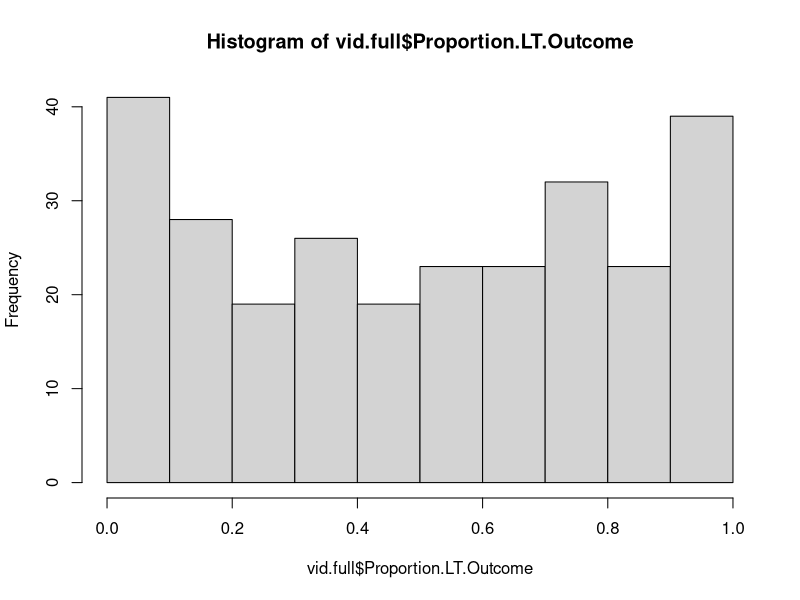
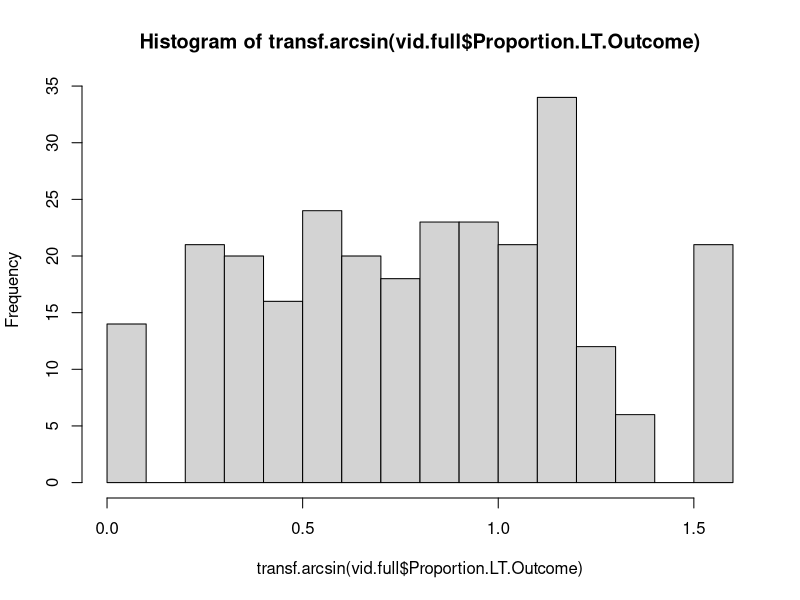

Here is the R script that generated these plots, in order: (Note: this script raises an error after producing the figures.)
require(lme4)
require(metafor)

#H1. # We predict that, if previous responses to the outcomes were based only on the emotional valence of the footage, 
# and not on the continuity of the footage with the prior scenario, then for the current experiment, 
# differences in looking time between the emotional and non-emotional victim outcomes should be consistent with what we found previously.

# H2. # We predict that, if the chimpanzees’ response to the outcomes is based only on the emotional valence of the footage, 
# and is not influenced by prior footage, then differences in both looking time and temperature changes between
# the outcomes should be matched between seeing them with no prior footage, and seeing them with prior, unrelated footage. 


videos.new <- read.csv("Data compiled.csv", header = T, na.strings = "NA")
levels(videos.new$Outcome)


# Pre-model checks:
# where indivs saw scene twice, decide which one to use:
# if they didn't watch scenario or outcome the first time, exclude (see list below)
table(videos.new$Chimp)
videos.new[videos.new$Chimp == ("SO"),]
# ed2 = 2
# ev2 = 2
# lb2 = 1 # drop LB 2
# pa2 = 3 # drop PA2 emotional.novel.horses, PA unemotional.novel.horses
# re2 = 1 # drop RE emotional outcome horses
# so2 = 2 # drop SO unemotional.victim, SO victim.masked

### FOR NOW: include original views unless they are 0
### LATER: CHECK diffs in views with LT > 0
# if they watched the first time but were interrupted, compare LT with second time to check for sign. diffs. in LT

drop1 <- subset(videos.new, Chimp != "LB2")
drop2 <- subset(drop1, Chimp != "ED2")
drop3 <- subset(drop2, Chimp != "EV2")
drop4 <- drop3[-which(drop3$Chimp == "PA" 
                          & drop3$Scenario == "Unemotional.novel.horses"),]
drop5 <- drop4[-which(drop4$Chimp == "PA2" 
                      & drop4$Scenario == "Emotional.novel.horses"),]
drop6 <- drop5[-which(drop5$Chimp == "PA2" 
                      & drop5$Scenario == "Unemotional.victim.horses"),]
drop7 <- drop6[-which(drop6$Chimp == "RE" 
                      & drop6$Scenario == "Emotional.outcome.horses"),]
drop8 <- drop7[-which(drop7$Chimp == "SO" 
                      & drop7$Scenario == "Carlos Unexpected"),]
drop9 <- drop8[-which(drop8$Chimp == "SO" 
                      & drop8$Outcome == "Victim.masked" & drop8$Horses == "N"),]
# 310 rows, removed 11


# change old data names to new data names:
# Carlos unexpected = Unemotional.victim
# Carlos expected = Emotional.victim
# Eric unexpected = Unemotional.outcome
# Eric expected = Emotional.outcome

# subset variables to exclude those with NAs
# # Remove NAs from data for multilevel models
drop10 <- drop9[c(1:3, 5:9, 11)]
vid.full <- na.omit(drop10)
# 273 rows

# proportion data is not normal, arcsine transform it for model
# retain zeros
hist(vid.full$Proportion.LT.Outcome)
hist(transf.arcsin(vid.full$Proportion.LT.Outcome)
, breaks = 20)                       
                       
# LT.Outcome has a lot of zeros which skews data, drop zeros, and log transform
vid.full[vid.full$LT.Outcome == 0,]
vidfulldrop <- vid.full[-which(vid.full$LT.Outcome == 0),]
# 259 rows

### 1. compare LT between old data and new data:
# - does LT to outcomes differ depending on whether they first see (1) chimp conflict(old), (2) horse conflict, or (3) no scenario
# long format
# Proportion LT[outcome lengths differ, proportions needed] to each outcome ~ chimp conflict[saw: Y/N] + horse conflict[saw: Y/N] + no scenario[saw: Y/N]
# repeated measures, run mlm (lmer)
# 4 models, 1 for each outcome type (1. Eric expected, 2. Eric unexpected, 3. Carlos expected, 4. Carlos unexpected)
# subset data to exclude new views of chimp conflict scenes
comp <- vid.full[-which(vid.full$Horses == "N" & vid.full$No.scenario == "N" & vid.full$New == "Y"),]

m1 <- lmer(transf.arcsin(Proportion.LT.Outcome) ~ Scenario
           + (1|Chimp), data = comp[which(comp$Outcome == "Emotional.victim"),])
m2 <- lmer(transf.arcsin(Proportion.LT.Outcome) ~ Scenario
           + (1|Chimp), data = comp[which(comp$Outcome == "Unemotional.victim"),])
comp$Scenario <- relevel(comp$Scenario, ref = "Eric Expected")
m3 <- lmer(transf.arcsin(Proportion.LT.Outcome) ~ Scenario
           + (1|Chimp), data = comp[which(comp$Outcome == "Emotional.outcome"),])
# LT differs between horses & chimps
m4 <- lmer(transf.arcsin(Proportion.LT.Outcome) ~ Scenario
           + (1|Chimp), data = comp[which(comp$Outcome == "Unemotional.outcome"),])
# LT differs between horses & chimps, only

coefs <- data.frame(coef(summary(m1)))
coefs$p.z <- 2 * (1 - pnorm(abs(coefs$t.value)))
coefs


### 2. compare LT within new data
# For *new data*, compare LT (raw, not proportion: outcome lengths are the same) between (2) horse conflict and (3) no scenario
# long format
# Raw LT ~ scene[column that specifices horses or no scenario]
# 8 models, 1 for each scenario (1. Eric expected, 2. Eric unexpected, 3. Victim masked, 4. Bystander masked, 5. Carlos expected, 6. Carlos unexpected, 7. Novel victim, 8. Novel unemotional)
fm1 <- lmer(log(LT.Outcome) ~ Scenario + (1|Chimp), data = vidfulldrop[which(vidfulldrop$Outcome == "Victim.masked"),])
fm2 <- lmer(log(LT.Outcome) ~ Scenario + (1|Chimp), data = vidfulldrop[which(vidfulldrop$Outcome == "Bystander.masked"),])
# LT higher to outcome after no scenario than horses
fm3 <- lmer(log(LT.Outcome) ~ Scenario + (1|Chimp), data = vidfulldrop[which(vidfulldrop$Outcome == "Emotional.novel"),])
fm6 <- lmer(log(LT.Outcome) ~ Scenario + (1|Chimp), data = vidfulldrop[which(vidfulldrop$Outcome == "Unemotional.novel"),])
# this one p ~ .05

## for below models I need to subset Scenario to exclude 'Carlos Expected' or whatever chimp conflict scene
sub1 <- vidfulldrop[-which(vidfulldrop$Scenario == "Eric Unexpected" 
                      | vidfulldrop$Scenario == "Carlos Unexpected" | vidfulldrop$Scenario == "Carlos Expected" 
                      | vidfulldrop$Scenario == "Eric Expected"),]
fm7 <- lmer(log(LT.Outcome) ~ Scenario + (1|Chimp), data = sub1[which(sub1$Outcome == "Unemotional.outcome"),])
# signif
fm8 <- lmer(log(LT.Outcome) ~ Scenario + (1|Chimp), data = sub1[which(sub1$Outcome == "Unemotional.victim"),])
fm4 <- lmer(log(LT.Outcome) ~ Scenario + (1|Chimp), data = sub1[which(sub1$Outcome == "Emotional.victim"),])
fm5 <- lmer(log(LT.Outcome) ~ Scenario + (1|Chimp), data = sub1[which(sub1$Outcome == "Emotional.outcome"),])
# p = 0.05


coefs <- data.frame(coef(summary(fm1)))
coefs$p.z <- 2 * (1 - pnorm(abs(coefs$t.value)))
coefs


### 3. for new data, compare LT between outcomes to examine diffs in response to victim vs. novel
# 2 models (emotional & unemotional) for horses scenario Carlos outcomes (using raw data, outcomes all the same length) including novel scenes
# 2 models for no scenario Carlos outcomes (using raw data, outcomes all the same length) including novel scenes
# LT ~ outcome[factor with 4 levels]

# subset data to include only Carlos emotional outcomes
carlos.em <- vidfulldrop[which(vidfulldrop$Outcome == "Emotional.novel" | vidfulldrop$Outcome == "Emotional.victim"),]
mm1 <- lmer(log(LT.Outcome) ~ Outcome + (1|Chimp), data = carlos.em[carlos.em$Horses == "N",])
# not signif
#mm2 <- lmer(log(LT.Outcome) ~ Outcome + (1|Chimp), data = carlos.em[carlos.em$Horses == "Y"])
# too few cases to run this model; instead run model including horses and no horses
mm2 <- lmer(log(LT.Outcome) ~ Outcome + (1|Chimp), data = carlos.em)

# subset data to include only Carlos unemotional outcomes
carlos.un <- vidfulldrop[which(vidfulldrop$Outcome == "Unemotional.novel" | vidfulldrop$Outcome == "Unemotional.victim"),]
mm3 <- lmer(log(LT.Outcome) ~ Outcome + (1|Chimp), data = carlos.un[carlos.un$Horses == "N",])
# signif
mm4 <- lmer(log(LT.Outcome) ~ Outcome + (1|Chimp), data = carlos.un)
# signif

coefs <- data.frame(coef(summary(mm1)))
coefs$p.z <- 2 * (1 - pnorm(abs(coefs$t.value)))
coefs


### 4. for new data, compare LT between outcomes to examine diffs in response to masked vs. unmasked scenes
# 1 model for horses scenario Eric outcomes (using prop. data, unemotional outcome differs in length) including novel scenes
# 1 model for no scenario Eric outcomes (using prop. data, unemotional outcome differs in length) including novel scenes
# LT ~ outcome[factor with 4 levels]
# subset data to include only Eric emotional outcomes
eric <- vidfulldrop[which(vidfulldrop$Outcome == "Bystander.masked" | vidfulldrop$Outcome == "Emotional.outcome" 
                           | vidfulldrop$Outcome == "Victim.masked"),]
eric$Outcome <- relevel(eric$Outcome, ref = "Emotional.outcome")
# compare emotional masked scenes to unmasked emotional scene
mm5 <- lmer(log(LT.Outcome) ~ Outcome + (1|Chimp), data = eric)

# subset data to include all 4 Eric outcomes
eric2 <- vidfulldrop[which(vidfulldrop$Outcome == "Bystander.masked" | vidfulldrop$Outcome == "Emotional.outcome" 
                          | vidfulldrop$Outcome == "Unemotional.outcome"
                          | vidfulldrop$Outcome == "Victim.masked"),]
# compare emotional scenes to unemotional scene
eric2$Outcome <- relevel(eric2$Outcome, ref = "Unemotional.outcome")
mm6 <- lmer(log(LT.Outcome) ~ Outcome + (1|Chimp), data = eric2)
# LT to victim masked is significantly higher than unemotional

coefs <- data.frame(coef(summary(mm5)))
coefs$p.z <- 2 * (1 - pnorm(abs(coefs$t.value)))
coefs

# compare emotional masked scenes to unmasked emotional scenes for horses only
mm7 <- lmer(log(LT.Outcome) ~ Outcome + (1|Chimp), data = eric[eric$Horses == "Y",])
# LT for bystander masked signif lower than emotional scene

# compare emotional masked scenes to unmasked emotional scenes for no horses 
mm8 <- lmer(log(LT.Outcome) ~ Outcome + (1|Chimp), data = eric[eric$Horses == "N",])
# LT for bystander masked signif higher than emotional scene

# compare emotional scenes to unemotional scene for horses only
mm9 <- lmer(log(LT.Outcome) ~ Outcome + (1|Chimp), data = eric2[eric$Horses == "Y",])

# compare emotional scenes to unemotional scene for horses only
mm10 <- lmer(log(LT.Outcome) ~ Outcome + (1|Chimp), data = eric2[eric$Horses == "N",])
# LT for masked scenes signif higher than umemot outcome 

### 5. For individuals that saw chimp conflict scenes on both occasions (old and new) compare raw LT between outcomes
# long format
# paired t test, 1 for each outcome
# raw LT ~ year[column which specifices when each scene was viewed, ie with 1 or 2]


hist(ar)
